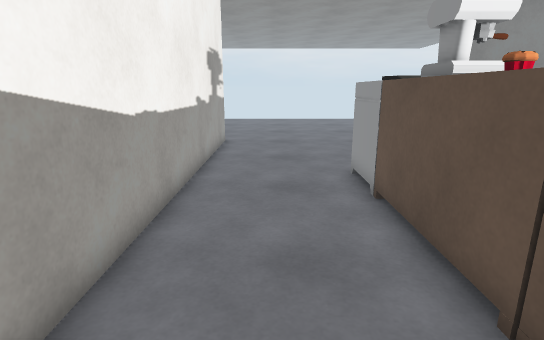
view 1 (above)

21 first-person views from a walk through a scene from a Unity 3-D project. The camera is 1.3 m above the floor, tilts 14° down and sees 80° across. The floor is counted in squares, 0.5 m on a side. Each view is taken from the middle of a square. On the plan, view 1 faces up. The plan holds only what a view shows up to about 20 squares ahead; the rest is blank. The place goes on beyond the plan. Door leaves are left out, so doorways stand open. Some surface patterns are stand-ins.

view 2
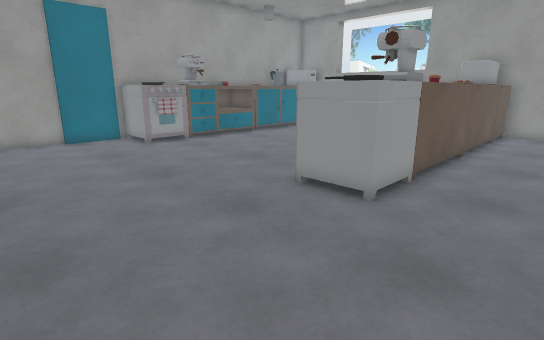

view 3
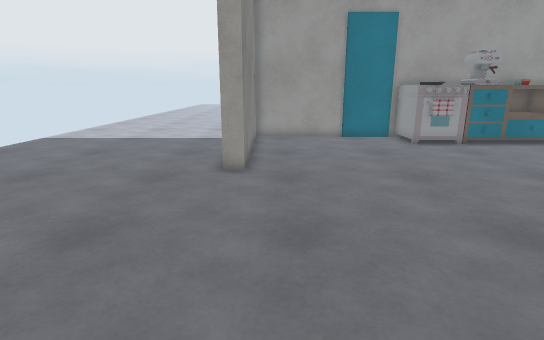

view 4
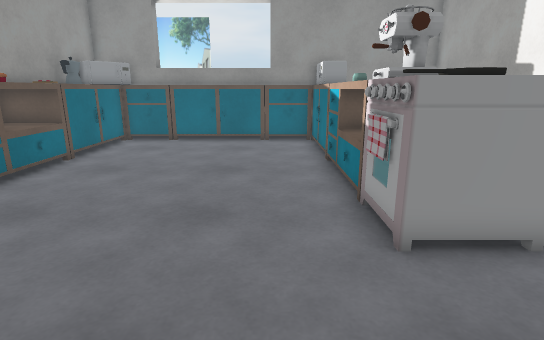

view 5
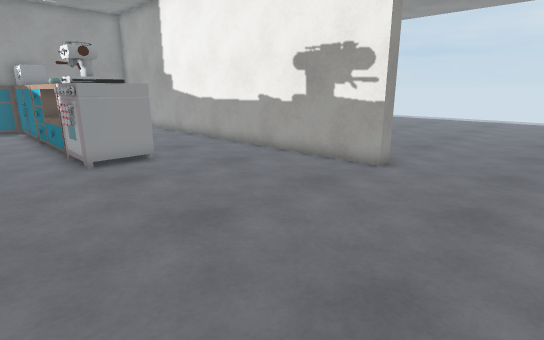

view 6
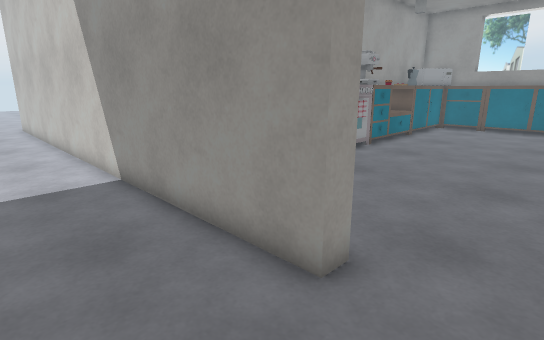

view 7
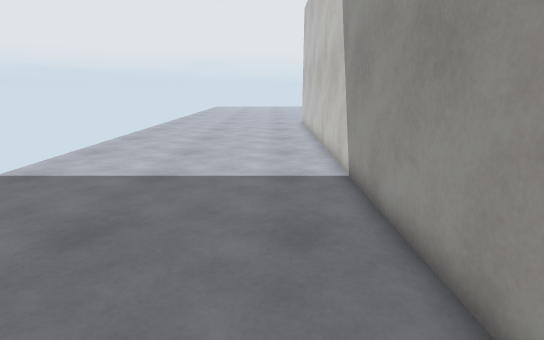

view 8
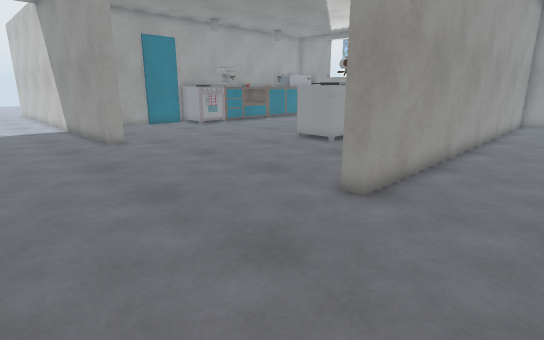

view 9
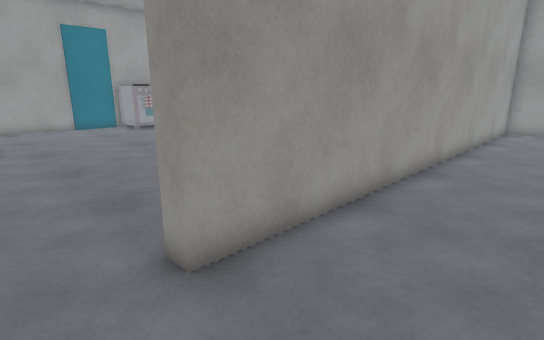

view 10
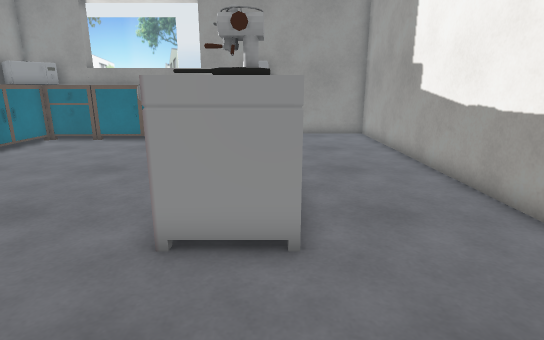

view 11
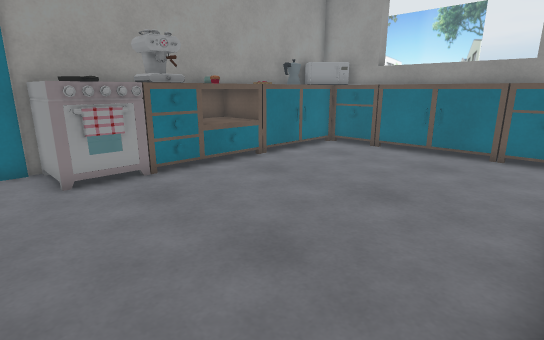

view 12
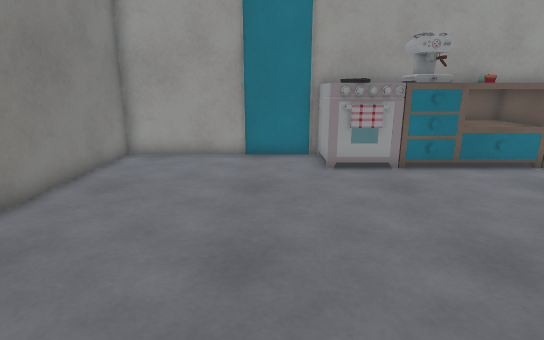

view 13
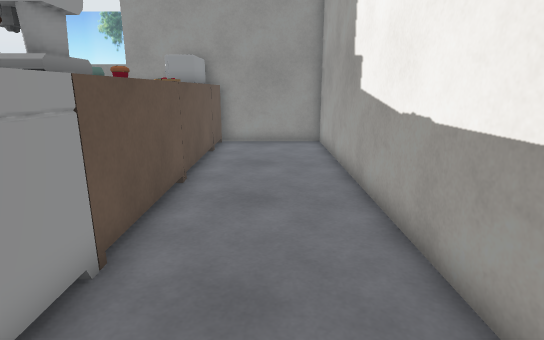

view 14
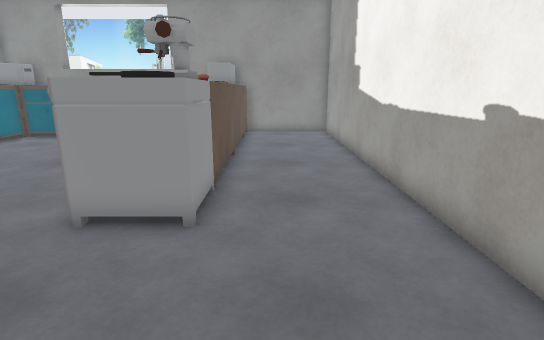

view 15
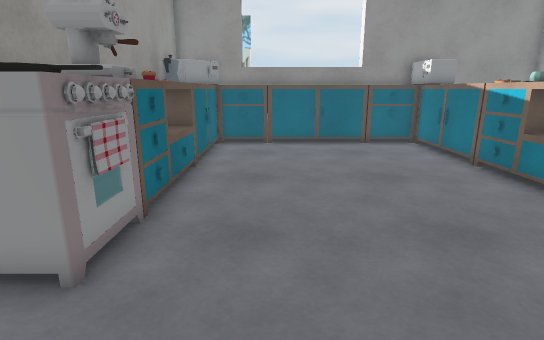

view 16
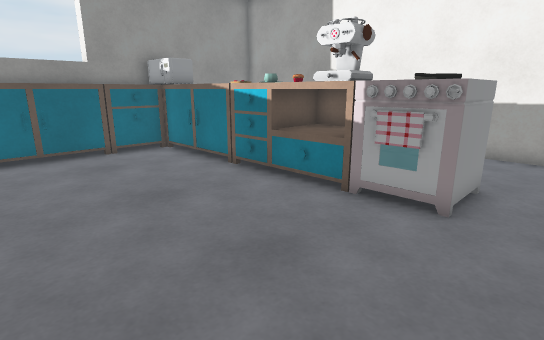

view 17
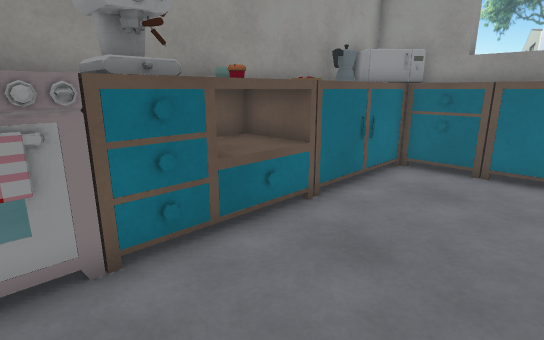

view 18
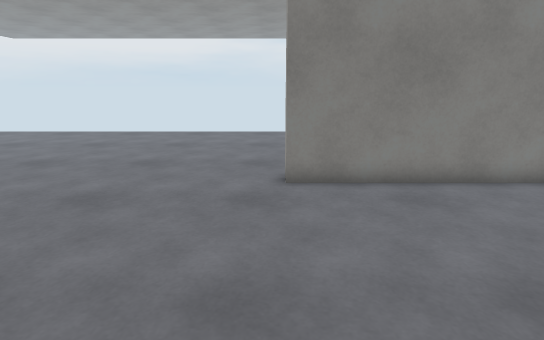

view 19
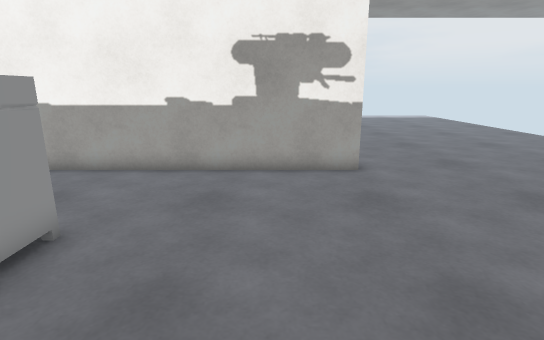

view 20
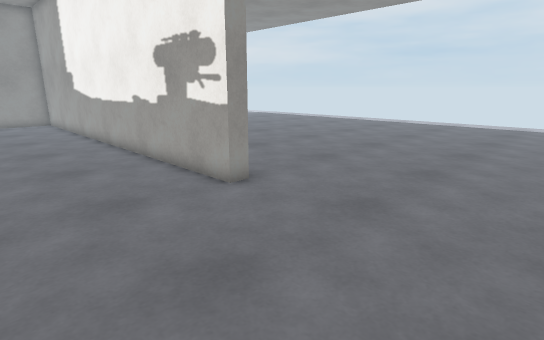

view 21
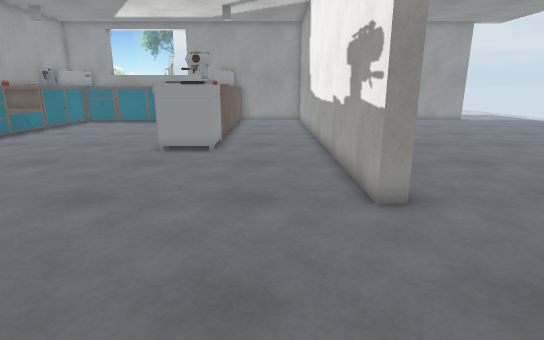

### Floor plan
Points are (right, up) in squares from view 1. A wall is a line through its corners. A room is listed if a view was taken in it or the views show most of it. See-through windows are left out.
Room 1 (views 1, 2, 3, 4, 5, 6, 7, 8, 9, 10, 11, 12, 13, 14, 15, 16, 17, 18, 19, 20, 21)
walls: (17.2, 13) (17.2, 17.9) (9.4, 17.9) (9.4, 18.6) (22.5, 18.6); (17.2, 7.5) (17.2, 10.5); (17.2, 2.5) (17.2, 4.6); (17.2, -2.9) (17.2, -0.4); (-5, -4.5) (-3.2, -4.5) (-3.2, 16.9) (-2.4, 16.9) (-2.4, -4.5) (15.5, -4.5)
ways out: open door at (16, 13)
objects: microwave (3, -4) to (4, -2); cupboard (3, -1) to (3, 2); cupboard (3, 3) to (5, 7); stove (3, 8) to (5, 10); other object (4, 4); cupboard (5, -2) to (7, -2); cupboard (5, -1) to (5, 2); cupboard (8, -2) to (11, -2); cupboard (12, -2) to (14, -2); microwave (15, -3) to (16, -2); other object (15, -2); cupboard (15, -1) to (15, 2); cupboard (15, 3) to (17, 7); stove (15, 8) to (17, 10); other object (16, 4); other object (17, -4); cupboard (17, 0) to (17, 2)

Where each view was taken, in squares from view 1:
view 1: 0 up, 0 right, facing up
view 2: 17 up, 1 left, facing down-right
view 3: 17 up, 1 left, facing right
view 4: 15 up, 7 right, facing down
view 5: 22 up, 8 right, facing down-left
view 6: 22 up, 7 right, facing down-right
view 7: 21 up, 7 right, facing right
view 8: 24 up, 7 left, facing down-right
view 9: 19 up, 7 left, facing down-right
view 10: 15 up, 3 right, facing down
view 11: 12 up, 5 right, facing down-right
view 12: 12 up, 4 right, facing right
view 13: 12 up, 0 right, facing down
view 14: 16 up, 1 right, facing down
view 15: 14 up, 12 right, facing down
view 16: 12 up, 12 right, facing down-left
view 17: 9 up, 10 right, facing down-right
view 18: 9 up, 9 right, facing up
view 19: 14 up, 8 right, facing left
view 20: 24 up, 3 right, facing down-left
view 21: 24 up, 0 right, facing down
